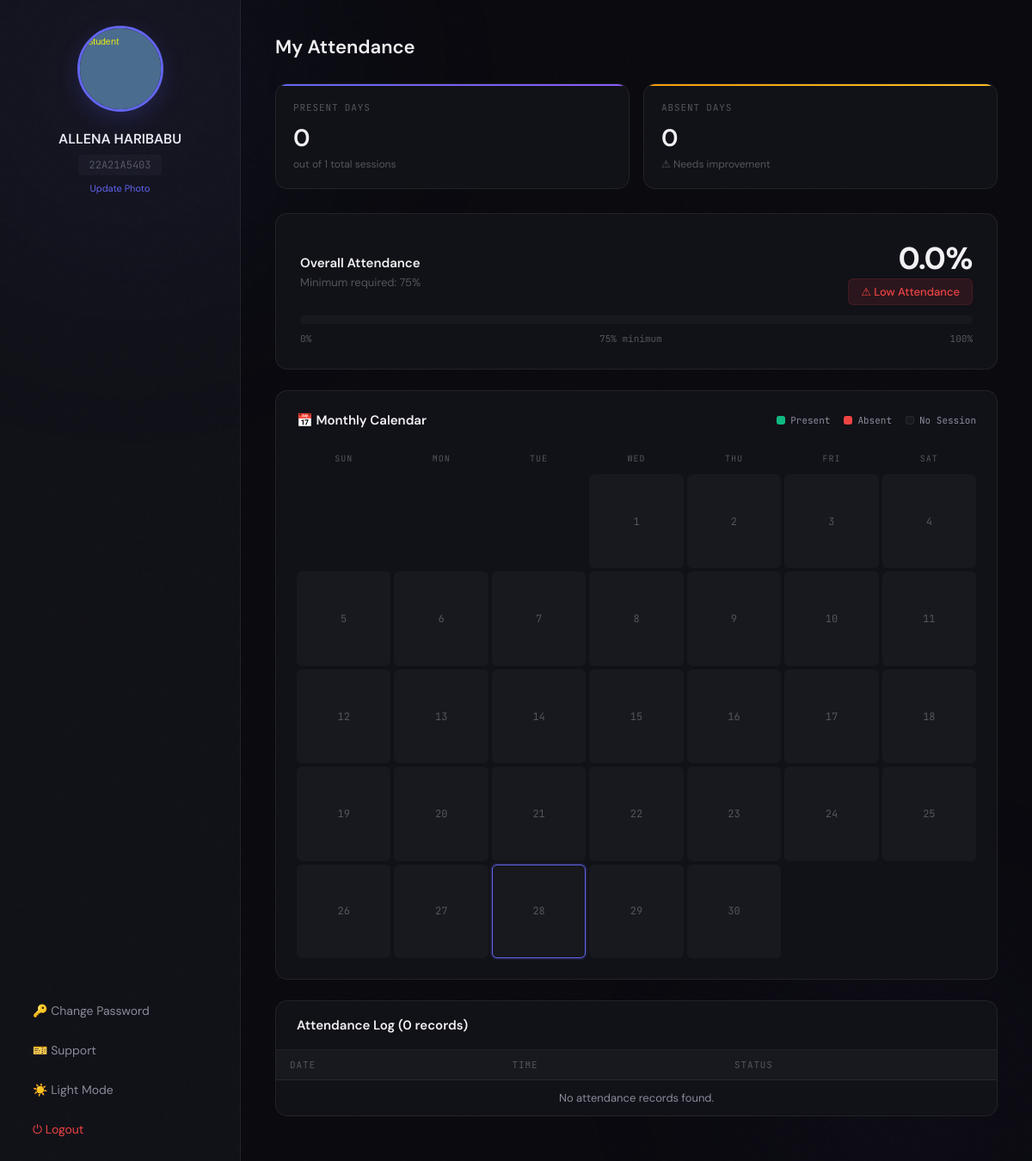
/student/dashboard (signed in), run on an earlier commit of the app's database.
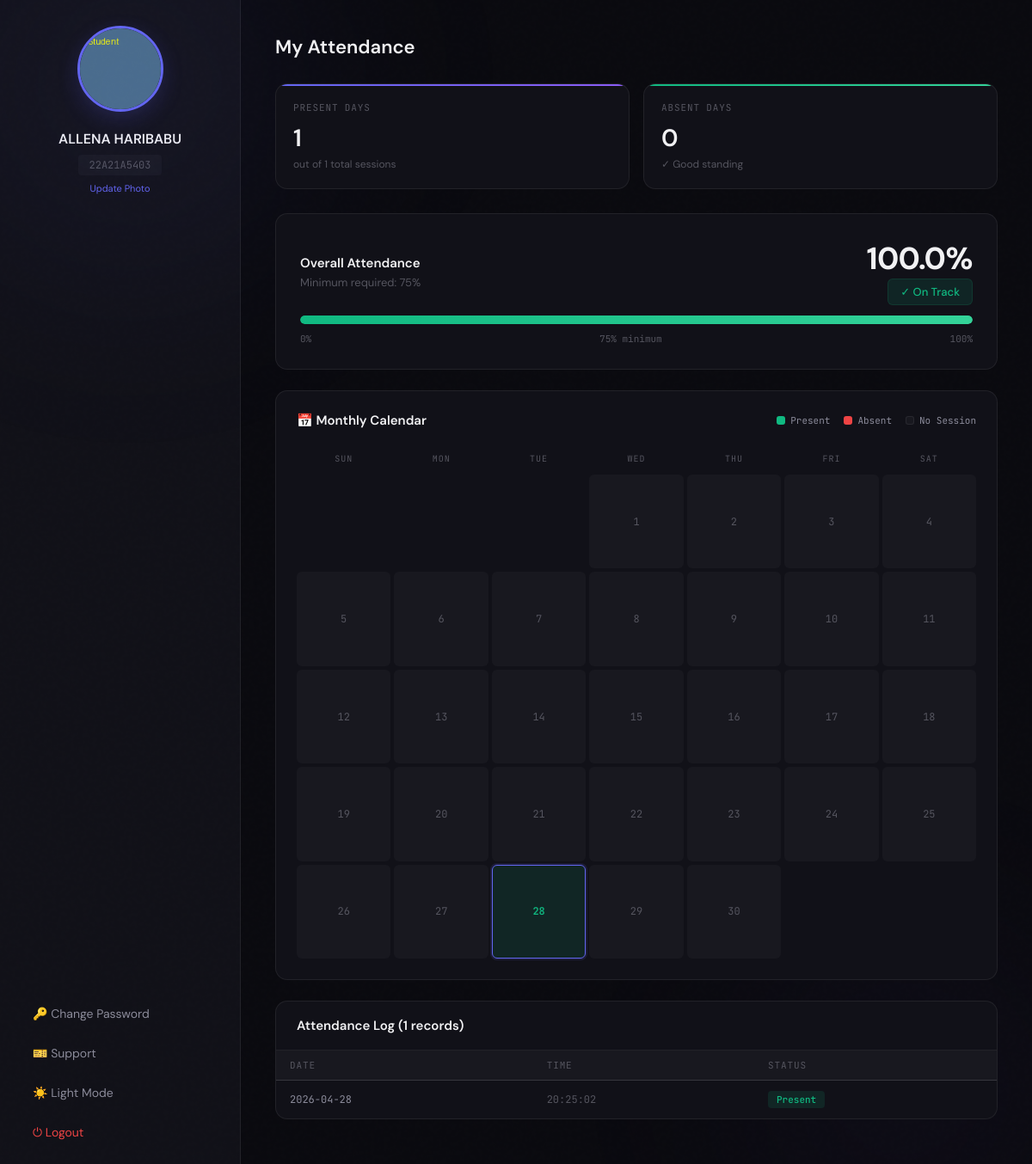
And on a later commit of the database.
### app.py (models this page shows)
class Student(db.Model):
    __tablename__ = 'students'
    id = db.Column(db.Integer, primary_key=True)
    user_id = db.Column(db.Integer, db.ForeignKey('users.id'), unique=True)
    uid = db.Column(db.String(100), unique=True, nullable=False, index=True)
    name = db.Column(db.String(255), nullable=False)
    email = db.Column(db.String(255), default='')
    profile_pic = db.Column(db.String(255), default='default_student.png')
    user = db.relationship('User', backref=db.backref('student_profile', uselist=False))
    attendance_records = db.relationship('Attendance', backref='student', lazy=True, cascade='all, delete-orphan')

class Attendance(db.Model):
    __tablename__ = 'attendance'
    id = db.Column(db.Integer, primary_key=True)
    student_id = db.Column(db.Integer, db.ForeignKey('students.id'), nullable=False, index=True)
    date = db.Column(db.String(10), nullable=False, index=True)
    time = db.Column(db.String(8), nullable=False)
    __table_args__ = (db.UniqueConstraint('student_id', 'date', name='unique_student_attendance_per_day'),)

### app.py (the view)
@app.route('/student/dashboard')
@login_required
def student_dashboard():
    if current_user.role != 'student':
        return redirect(url_for('index'))
    prof = current_user.student_profile
    if not prof:
        flash("Student profile not found.", "danger")
        return redirect(url_for('login'))
    records = Attendance.query.filter_by(student_id=prof.id).order_by(Attendance.date.desc()).all()
    total_sessions = db.session.query(db.func.count(db.distinct(Attendance.date))).scalar() or 0
    total_sessions = max(total_sessions, 1)  # Avoid division by zero
    presence = len(records)
    percentage = round((presence / total_sessions) * 100, 1)
    all_dates = set(r[0] for r in db.session.query(db.distinct(Attendance.date)).all())
    present_dates = set(r.date for r in records)
    absent_dates = sorted(all_dates - present_dates, reverse=True)
    now = datetime.now()
    month_start = now.replace(day=1).strftime('%Y-%m-%d')
    next_month = (now.replace(day=28) + timedelta(days=4)).replace(day=1)
    month_end = (next_month - timedelta(days=1)).strftime('%Y-%m-%d')
    month_present = set()
    for r in records:
        if month_start <= r.date <= month_end:
            month_present.add(r.date)
    month_absent = set()
    for d in all_dates:
        if month_start <= d <= month_end and d not in month_present:
            month_absent.add(d)
    return render_template('student_dashboard.html',
        prof=prof,
        records=records,
        percentage=percentage,
        total_sessions=total_sessions,
        present_count=presence,
        absent_dates=absent_dates,
        month_present=list(month_present),
        month_absent=list(month_absent),
        current_month=now.strftime('%Y-%m'),
    )

### app.py (called while the page is built)
@login_manager.user_loader
def load_user(user_id):
    return db.session.get(User, int(user_id))

### templates/student_dashboard.html (shortened to what this page needs)
{% extends "base.html" %}
{% block body %}
    <aside class="sidebar-student">
        <div class="profile-section">
            <img src="{{ url_for('static', filename='uploads/profiles/' + prof.profile_pic) }}" class="profile-pic" alt="Profile">
            <div class="profile-name">{{ prof.name }}</div>
            <div class="profile-id">{{ prof.uid }}</div>
            <form action="{{ url_for('upload_profile') }}" method="POST" enctype="multipart/form-data">
                <label for="profileInput" class="profile-upload">Update Photo</label>
            </form>
        </div>
        <div style="margin-top: auto; display: flex; flex-direction: column; gap: 4px;">
            <a class="pw-change-link" onclick="document.getElementById('pwModal').classList.add('show')">🔑 Change Password</a>
            <a class="pw-change-link" onclick="openSupportModal()">🎫 Support</a>
            <a class="pw-change-link dark-mode-btn" onclick="toggleTheme()" id="themeToggleBtn">☀️ Light Mode</a>
            <a href="/logout" class="nav-item danger">⏻ Logout</a>
        </div>
    </aside>
    <div class="main-content">
        <div class="page-header">
            <h1>My Attendance</h1>
        </div>
        <div class="stats-row">
            <div class="stat-card indigo">
                <div class="stat-label">Present Days</div>
                <div class="stat-value">{{ present_count }}</div>
                <div class="stat-sub">out of {{ total_sessions }} total sessions</div>
            </div>
            <div class="stat-card {{ 'green' if percentage >= 75 else 'amber' }}">
                <div class="stat-label">Absent Days</div>
                <div class="stat-value">{{ absent_dates|length }}</div>
                <div class="stat-sub">{{ '✓ Good standing' if percentage >= 75 else '⚠ Needs improvement' }}</div>
            </div>
        </div>
        <div class="card">
            <div class="progress-header">
                <div>
                    <div class="card-title" style="margin-bottom: 4px;">Overall Attendance</div>
                    <div style="font-size: 13px; color: var(--text-3);">Minimum required: 75%</div>
                </div>
                <div style="text-align: right;">
                    <div class="progress-pct">{{ percentage }}%</div>
                    {% if percentage >= 75 %}
                        <div class="status-tag good">✓ On Track</div>
                    {% else %}
                        <div class="status-tag bad">⚠ Low Attendance</div>
                    {% endif %}
                </div>
            </div>
            <div class="progress-track">
                <div class="progress-fill {{ 'good' if percentage >= 75 else ('warn' if percentage >= 50 else 'bad') }}" id="progressBar" style="width: 0%"></div>
            </div>
            <div class="progress-labels">
                <span>0%</span>
                <span>75% minimum</span>
                <span>100%</span>
            </div>
        </div>
        <div class="calendar" id="calendarWidget">
            <div class="calendar-header">
                <div class="calendar-title">📅 Monthly Calendar</div>
                <div class="calendar-legend">
                    <div class="legend-item"><div class="legend-dot present"></div><span style="color:var(--text-2)">Present</span></div>
                    <div class="legend-item"><div class="legend-dot absent"></div><span style="color:var(--text-2)">Absent</span></div>
                    <div class="legend-item"><div class="legend-dot empty"></div><span style="color:var(--text-2)">No Session</span></div>
                </div>
            </div>
            <div class="calendar-grid" id="calGrid">
            </div>
        </div>
        <div class="card" style="padding: 0; overflow: hidden;">
            <div style="padding: 18px 24px; border-bottom: 1px solid var(--border);">
                <div class="card-title" style="margin-bottom: 0;">Attendance Log ({{ records|length }} records)</div>
            </div>
            <table class="table">
                <thead>
                    <tr><th>Date</th><th>Time</th><th>Status</th></tr>
                </thead>
                <tbody>
                    {% for record in records %}
                    <tr>
                        <td style="font-family: var(--mono); font-size: 12px;">{{ record.date }}</td>
                        <td style="font-family: var(--mono); font-size: 12px; color: var(--text-3);">{{ record.time }}</td>
                        <td><span class="badge badge-green">Present</span></td>
                    </tr>
                    {% else %}
                    <tr><td colspan="3" class="empty-state">No attendance records found.</td></tr>
                    {% endfor %}
                </tbody>
            </table>
        </div>
    </div>
{% endblock %}

### templates/base.html (shortened to what this page needs)
<!DOCTYPE html>
<html lang="en">
<head>
</head>
<body {% block body_attrs %}{% endblock %}>
    {% block body %}{% endblock %}
</body>
</html>

What changed in the data, as far as the page shows it:
added Attendance: date "2026-04-28", time "20:25:02"
Also different on the page:
{{ present_count }}: "0" → "1"
{{ '✓ Good standing' if percentage >= 75 else '⚠ Needs improvement' }}: "⚠ Needs improvement" → "✓ Good standing"
{{ percentage }}: "0.0" → "100.0"
{{ records|length }}: "0" → "1"
text no longer shown: "⚠ Low Attendance No attendance records found."
text now shown: "✓ On Track"
